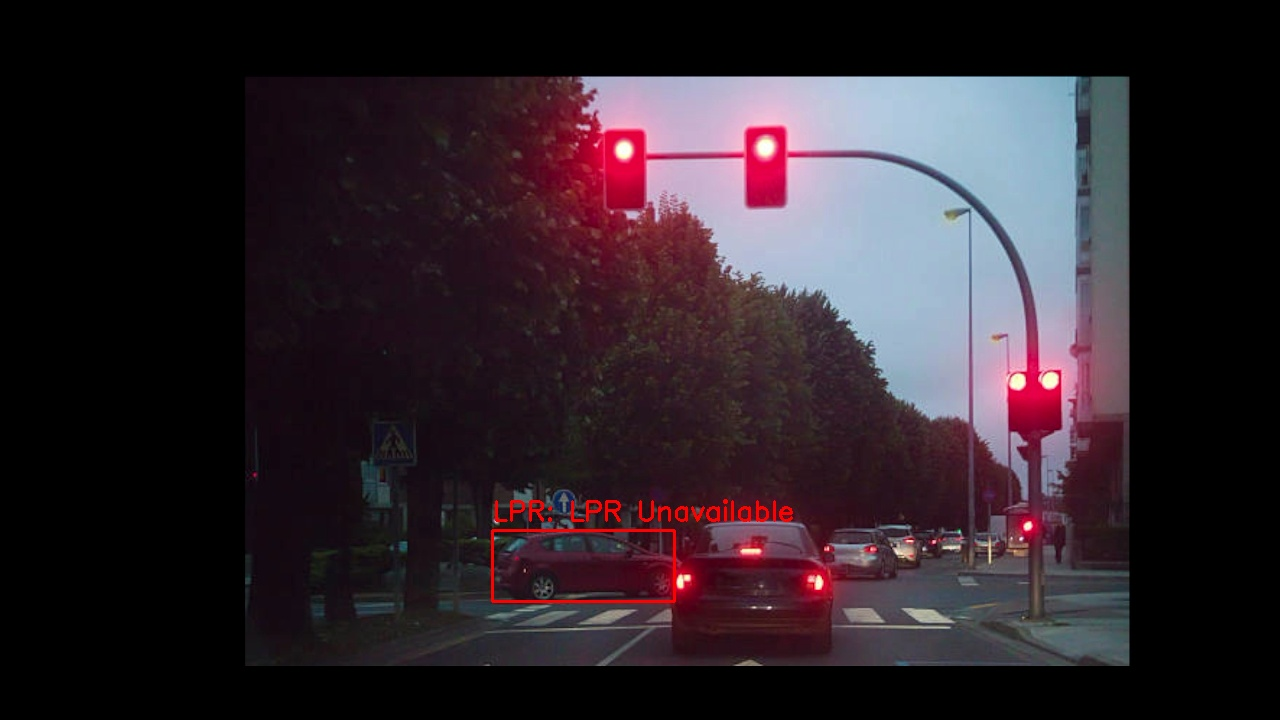
#> input picture backend/backend/reports/images/20260101_205409_1.jpg, 1280 x 720 px
$ python -i infrastructure.py   (imports and definitions only)
#> lines starting #> are read from the running program, lines starting #| are printed output that depends on the picture; after the words box and inside, x2 and y2 are one past the last pixel; in counts of white or black regions, pixels touching at a corner belong together
#> further down, picture is the input picture: shape (720, 1280, 3); mean B, G, R 43.3, 36.3, 47.3
### backend/logic/perspective_utils.py
import cv2
import numpy as np

class PerspectiveManager:
    def __init__(self, frame_size=(1920, 1080)):
        self.w, self.h = frame_size
        self.matrix = None
        self.inv_matrix = None

        # Default Trapezoid (approximation for 45-60 degree drone tilt)
        # These are normalized coordinates [0, 1]
        self.src_pts = np.float32([
            [0.35, 0.45], # Top Left
            [0.65, 0.45], # Top Right
            [0.95, 0.95], # Bottom Right
            [0.05, 0.95]  # Bottom Left
        ])

        self.dst_pts = np.float32([
            [0, 0],       # Top Left
            [1, 0],       # Top Right
            [1, 1],       # Bottom Right
            [0, 1]        # Bottom Left
        ])

        self._update_matrices()

    def _update_matrices(self):
        """Calculates the Homography matrix based on normalized points."""
        # Scale source points to frame size
        src = np.array([
            [self.src_pts[0][0] * self.w, self.src_pts[0][1] * self.h],
            [self.src_pts[1][0] * self.w, self.src_pts[1][1] * self.h],
            [self.src_pts[2][0] * self.w, self.src_pts[2][1] * self.h],
            [self.src_pts[3][0] * self.w, self.src_pts[3][1] * self.h]
        ], dtype=np.float32)

        # BEV size
        self.bev_size = (800, 800)

        # Scale destination points to BEV size
        dst = np.array([
            [self.dst_pts[0][0] * self.bev_size[0], self.dst_pts[0][1] * self.bev_size[1]],
            [self.dst_pts[1][0] * self.bev_size[0], self.dst_pts[1][1] * self.bev_size[1]],
            [self.dst_pts[2][0] * self.bev_size[0], self.dst_pts[2][1] * self.bev_size[1]],
            [self.dst_pts[3][0] * self.bev_size[0], self.dst_pts[3][1] * self.bev_size[1]]
        ], dtype=np.float32)

        self.matrix = cv2.getPerspectiveTransform(src, dst)
        self.inv_matrix = cv2.getPerspectiveTransform(dst, src)

    def to_bev(self, frame):
        """Warps a frame to Bird's Eye View."""
        return cv2.warpPerspective(frame, self.matrix, self.bev_size)

    # [5 lines left out: function map_point_to_bev, not called in this run]

    def map_point_from_bev(self, x, y):
        """Maps a point from BEV back to original frame."""
        pts = np.float32([[x, y]]).reshape(-1, 1, 2)
        transformed = cv2.perspectiveTransform(pts, self.inv_matrix)
        return transformed[0][0]

    # [12 lines left out: functions set_source_points, auto_calibrate_by_vanishing_point, not called in this run]

### backend/logic/infrastructure.py
import cv2
import numpy as np
from .perspective_utils import PerspectiveManager
from ultralytics import YOLO
import os

class InfrastructureLogic:
    def __init__(self, frame_size=(1920, 1080)):
        # Initialize Perspective Manager
        self.pm = PerspectiveManager(frame_size)
        self.frame_size = frame_size
        self.bev_lines = []

        # Load Segmentation Model
        model_path = os.path.join(os.path.dirname(__file__), '..', 'models', 'road_seg.pt')
        if os.path.exists(model_path):
            self.seg_model = YOLO(model_path)
            print(f"Loaded Segmentation Model: {model_path}")
        else:
            self.seg_model = None
            print("Warning: Segmentation model not found, falling back to heuristics.")

    def detect_infrastructure(self, frame, objects_to_mask=[]):
        """
        Detects both STOP LINES and CROSSWALKS using a combination of AI Segmentation and Bird's-Eye View (BEV) analysis.
        """
        h, w = frame.shape[:2]
#> h = 720; w = 1280

        # AI-based masking to focus on relevant areas
        if self.seg_model:
            results = self.seg_model(frame, verbose=False)
            ai_mask = np.zeros((h, w), dtype=np.uint8)
            if results and results[0].masks is not None:
                for mask in results[0].masks.data:
                    m = mask.cpu().numpy().astype(np.uint8) * 255
                    m = cv2.resize(m, (w, h))
                    ai_mask = cv2.bitwise_or(ai_mask, m)
        else:
            ai_mask = np.ones((h, w), dtype=np.uint8) * 255

        # Image preprocessing
        roi_y_start = int(h * 0.25)
#> roi_y_start = 180
        hsv = cv2.cvtColor(frame, cv2.COLOR_BGR2HSV)
#> hsv: shape (720, 1280, 3); mean H, S, V 80.1, 60.1, 52
        lower_white = np.array([0, 0, 140])
        upper_white = np.array([180, 80, 255])
        white_mask = cv2.inRange(hsv, lower_white, upper_white)
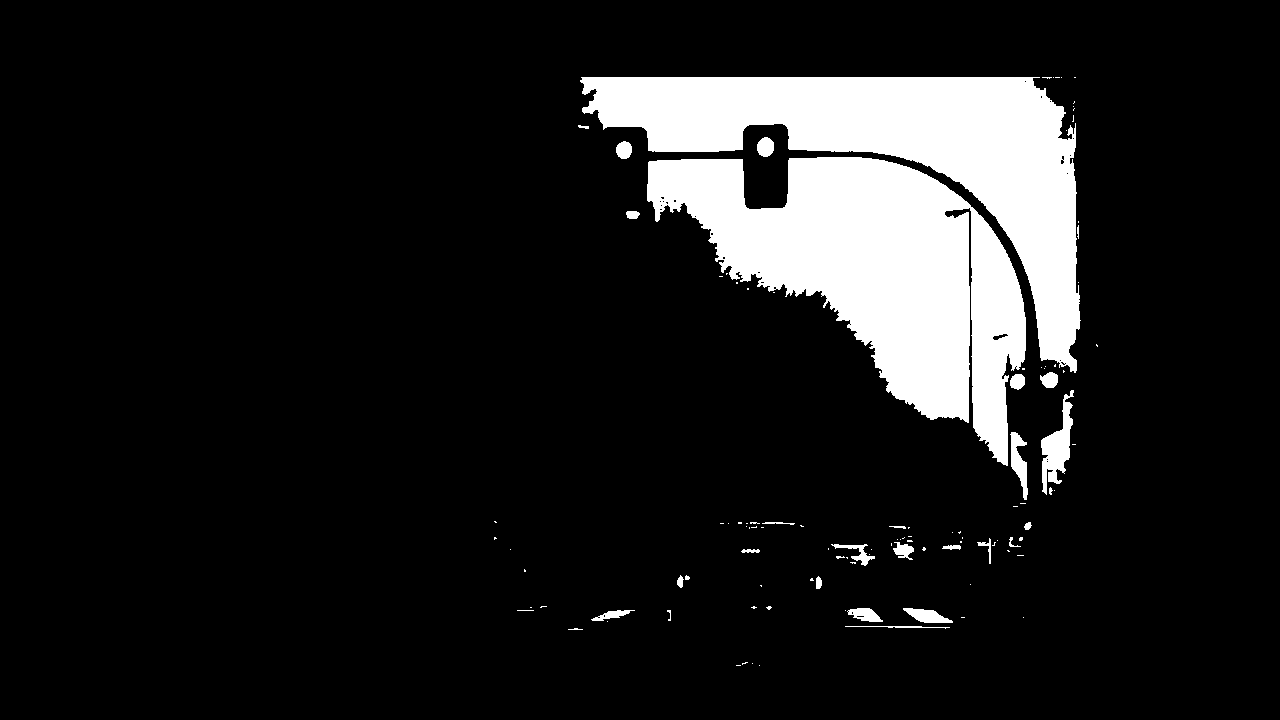
#> white_mask: shape (720, 1280); 11.8% white; 111 white regions (83 under 20 px), largest, box (x1, y1, x2, y2) and area: (647, 157, 1026, 466) 55035, (580, 77, 1081, 373) 47615, (1041, 390, 1074, 495) 1492

        # Apply masks
        final_mask = cv2.bitwise_and(white_mask, ai_mask)
        for obj in objects_to_mask:
            x1, y1, x2, y2 = obj['box']
            cv2.rectangle(final_mask, (int(x1), int(y1)), (int(x2), int(y2)), 0, -1)
        final_mask[:roi_y_start, :] = 0
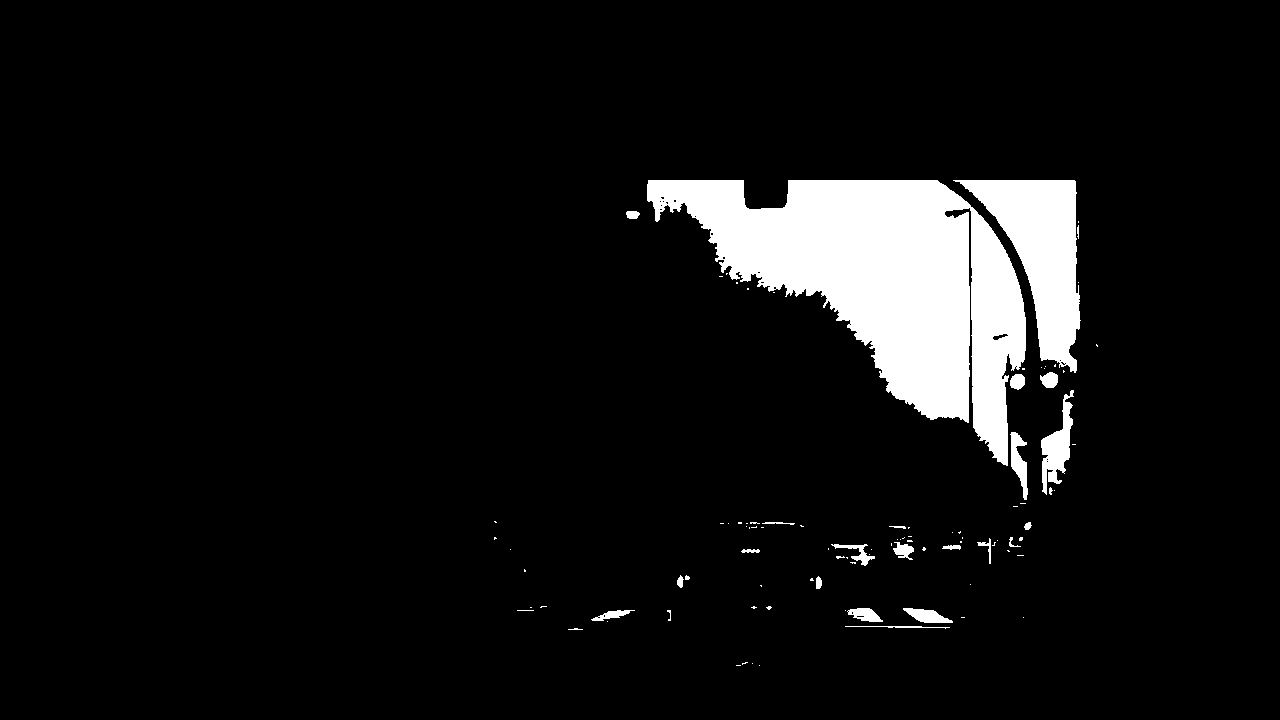
#> final_mask: shape (720, 1280); 7.2% white; 98 white regions (73 under 20 px), largest, box (x1, y1, x2, y2) and area: (647, 180, 1026, 466) 50335, (953, 180, 1081, 373) 11017, (1041, 390, 1074, 495) 1492

        # BEV Transformation and Line Detection
        bev_mask = self.pm.to_bev(final_mask)
#> in to_bev, `return cv2.warpPerspective(frame, self.matrix, self.bev_size)`:
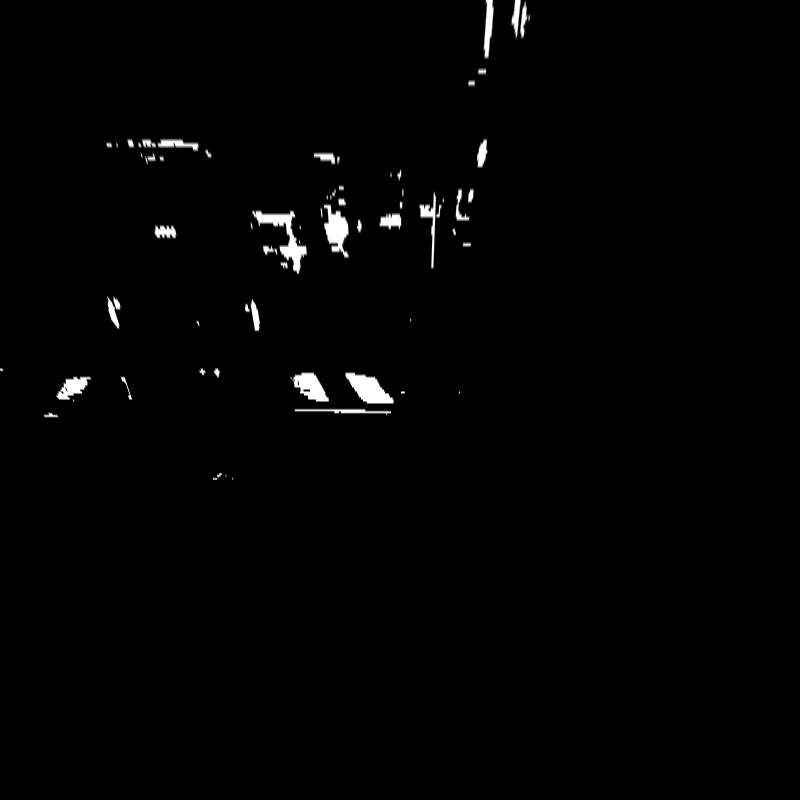
#> returned value: shape (800, 800); min 0, max 255, mean 2.8
        lines = cv2.HoughLinesP(bev_mask, 1, np.pi/180, threshold=25, minLineLength=30, maxLineGap=20)
#> lines = 169 rows, first 6: [276, 255, 473, 191], [250, 225, 291, 222], [281, 255, 471, 200], [474, 86, 492, 26], [265, 253, 300, 242], [374, 376, 384, 413]

        if lines is None:
            return [], []

        # Process lines to find candidates for stop lines and crosswalks
        candidates = []
        for line in lines:
            x1, y1, x2, y2 = line[0]
            angle = abs(np.degrees(np.arctan2(y2 - y1, x2 - x1)))
            if angle < 15 or angle > 165: # Horizontal lines in BEV
                candidates.append({'pts': [x1, y1, x2, y2], 'y_center': (y1 + y2) / 2, 'length': np.sqrt((x2 - x1)**2 + (y2 - y1)**2)})
#> this loop made 169 passes
#> (x1, y1, x2, y2, angle) on passes 1 to 3: (276, 255, 473, 191, 18), (250, 225, 291, 222, 4.18), (281, 255, 471, 200, 16.14)
#> after the loop, candidates = 46 items

        stop_lines = self._detect_stop_lines_from_candidates(candidates)
        crosswalks = self._detect_crosswalks_from_candidates(candidates)

        return stop_lines, crosswalks

    def _detect_stop_lines_from_candidates(self, candidates):
        if not candidates:
            return []

        # Stop lines are typically the longest single horizontal lines
        candidates.sort(key=lambda x: x['length'], reverse=True)

        # Assume top 2 longest lines are potential stop lines
        stop_line_cands = candidates[:2]
#> stop_line_cands = 2 items

        stop_lines = []
        for cand in stop_line_cands:
            bx1, by1, bx2, by2 = cand['pts']
            p1 = self.pm.map_point_from_bev(bx1, by1)
            p2 = self.pm.map_point_from_bev(bx2, by2)

            pts = np.array([
                [int(p1[0]), int(p1[1]-4)],
                [int(p2[0]), int(p2[1]-4)],
                [int(p2[0]), int(p2[1]+4)],
                [int(p1[0]), int(p1[1]+4)]
            ], dtype=np.int32)
            stop_lines.append(pts)
#> this loop made 2 passes
#> (bx1, by1, bx2, by2, pts, p1, p2) on passes 1 to 2: (324, 224, 469, 216, [[892, 543], [1020, 541], [1020, 549], [892, 551]], [892.7, 548], [1020.6, 545.3]), (382, 218, 472, 196, [[944, 541], [1021, 534], [1021, 542], [944, 549]], [944.2, 545.9], [1022, 538.7])
#> after the loop, stop_lines = [[[892, 543], [1020, 541], [1020, 549], [892, 551]], [[944, 541], [1021, 534], [1021, 542], [944, 549]]]

        return stop_lines

    def _detect_crosswalks_from_candidates(self, candidates):
        if len(candidates) < 3:
            return []

        # Group lines by vertical proximity in BEV
        candidates.sort(key=lambda c: c['y_center'])
        groups = []
        current_group = [candidates[0]]
        for i in range(1, len(candidates)):
            if abs(candidates[i]['y_center'] - current_group[-1]['y_center']) < 15: # y_dist_threshold
                current_group.append(candidates[i])
            else:
                if len(current_group) >= 3: # min_lines_for_crosswalk
                    groups.append(current_group)
                current_group = [candidates[i]]
#> this loop made 45 passes
#> after the loop, groups = 2 items
        if len(current_group) >= 3:
            groups.append(current_group)

        if not groups:
            return []

        # Find the largest group to designate as the crosswalk
        largest_group = max(groups, key=len)
#> largest_group = 28 items

        # Get the bounding polygon of the crosswalk in BEV
        min_x = min(min(line['pts'][0], line['pts'][2]) for line in largest_group)
#> min_x = 250
        max_x = max(max(line['pts'][0], line['pts'][2]) for line in largest_group)
#> max_x = 472
        min_y = min(line['y_center'] for line in largest_group)
#> min_y = 195.5
        max_y = max(line['y_center'] for line in largest_group)
#> max_y = 230

        # Map back to original perspective
        p1 = self.pm.map_point_from_bev(min_x, min_y)
#> p1 = [831, 538.5]
        p2 = self.pm.map_point_from_bev(max_x, min_y)
#> p2 = [1021.9, 538.5]
        p3 = self.pm.map_point_from_bev(max_x, max_y)
#> p3 = [1024.1, 550]
        p4 = self.pm.map_point_from_bev(min_x, max_y)
#> p4 = [826.4, 550]

        crosswalk_poly = np.array([p1, p2, p3, p4], dtype=np.int32)
#> crosswalk_poly = [[830, 538], [1021, 538], [1024, 550], [826, 550]]
        return [crosswalk_poly]

>>> import cv2
>>> picture = cv2.imread('../backend/reports/images/20260101_205409_1.jpg')
>>> result = InfrastructureLogic().detect_infrastructure(picture)
#> in detect_infrastructure, `crosswalks = self._detect_crosswalks_from_candidates(candidates)`: crosswalks = [[[830, 538], [1021, 538], [1024, 550], [826, 550]]]
#> result = ([[[892, 543], [1020, 541], [1020, 549], [892, 551]], [[944, 541], [1021, 534], [1021, 542], [944, 549]]], [[[830, 538], [1021, 538], [1024, 550], [826, 550]]])
